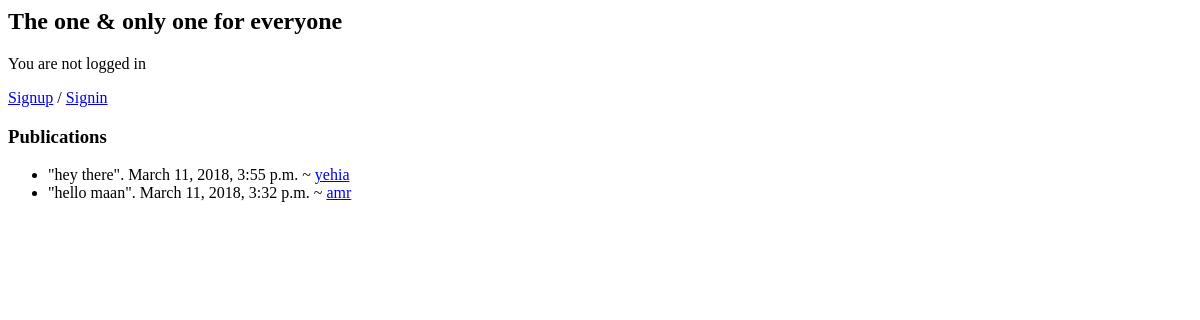
The page /wall/ on the database as committed earlier.
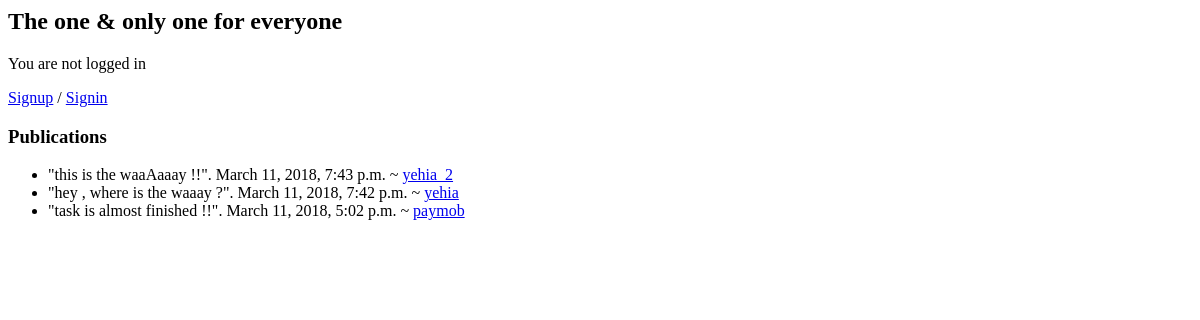
The same page on the database as committed later.
### wall/models.py (models this page shows, shortened)
class Message(models.Model):
    user_id = models.ForeignKey(User, on_delete=models.CASCADE)
    messages_text = models.CharField(max_length=250)
    messages_date = models.DateTimeField('date published')

### wall/views.py (the view)
class index(generic.ListView):
    template_name = 'wall/index.html'
    context_object_name = 'comments'
    def get_queryset(self):
        return Message.objects.order_by('-messages_date')

### wall/templates/wall/index.html (shortened to what this page needs)
<h2>The one & only one for everyone </h2>
{% if user.is_authenticated %}
  Hi <a href="{% url 'wall:profile' user.id %}">  {{ user.username }}!
  <p><a href="{% url 'wall:logout' %}">logout</a></p>
  <h3> Status </h3>
  <form action="{% url 'wall:publish' %}" method="post">
  {% csrf_token %}
      <label for="message_txt">What do you have in mind ?  </label><br />
      <input type="text" name="message_txt" id="messages_txt" value="" />
      <input type="submit" value="Publish" />
  </form>
{% else %}
  <p>You are not logged in</p>
  <a href="{% url 'wall:signup' %}" > Signup</a> / <a href="{% url 'wall:login' %}">Signin</a>
{% endif %}
<h3> Publications</h3>
{% if comments %}
    <ul>
      {% for message in comments %}
        <li>
            "{{ message.messages_text}}". {{ message.messages_date}} ~ <a href="{% url 'wall:profile' message.user_id.id %}"> {{message.user_id}}  </a>
        </li>
      {% endfor %}
    </ul>
{% else %}
    <p>No texts are available.</p>
{% endif %}

Rows that differ between the two databases and show on the page:
removed Message: messages_text "hey there", messages_date "March 11, 2018, 3:55 p.m.", user_id "yehia"
removed Message: messages_text "hello maan", messages_date "March 11, 2018, 3:32 p.m.", user_id "amr"
added Message: messages_text "this is the waaAaaay !!", messages_date "March 11, 2018, 7:43 p.m.", user_id "yehia_2"
added Message: messages_text "hey , where is the waaay ?", messages_date "March 11, 2018, 7:42 p.m.", user_id "yehia"
added Message: messages_text "task is almost finished !!", messages_date "March 11, 2018, 5:02 p.m.", user_id "paymob"
